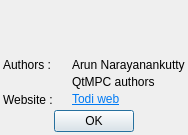
<?xml version="1.0" encoding="UTF-8"?>
<ui version="4.0">
 <author>Sander Knopper</author>
 <class>AboutDialog</class>
 <widget class="QDialog" name="AboutDialog">
  <property name="geometry">
   <rect>
    <x>0</x>
    <y>0</y>
    <width>188</width>
    <height>135</height>
   </rect>
  </property>
  <property name="windowTitle">
   <string>About</string>
  </property>
  <layout class="QVBoxLayout">
   <property name="spacing">
    <number>3</number>
   </property>
   <property name="leftMargin">
    <number>3</number>
   </property>
   <property name="topMargin">
    <number>3</number>
   </property>
   <property name="rightMargin">
    <number>3</number>
   </property>
   <property name="bottomMargin">
    <number>3</number>
   </property>
   <item>
    <layout class="QHBoxLayout">
     <property name="bottomMargin">
      <number>3</number>
     </property>
     <item>
      <widget class="QLabel" name="logoLabel">
       <property name="sizePolicy">
        <sizepolicy hsizetype="Preferred" vsizetype="Preferred">
         <horstretch>1</horstretch>
         <verstretch>0</verstretch>
        </sizepolicy>
       </property>
       <property name="text">
        <string/>
       </property>
       <property name="pixmap">
        <pixmap>:/images/icon.svg</pixmap>
       </property>
      </widget>
     </item>
     <item>
      <widget class="QLabel" name="titleLabel">
       <property name="sizePolicy">
        <sizepolicy hsizetype="Preferred" vsizetype="Preferred">
         <horstretch>2</horstretch>
         <verstretch>0</verstretch>
        </sizepolicy>
       </property>
       <property name="font">
        <font>
         <pointsize>16</pointsize>
         <weight>75</weight>
         <bold>true</bold>
        </font>
       </property>
      </widget>
     </item>
    </layout>
   </item>
   <item>
    <layout class="QGridLayout">
     <item row="0" column="0">
      <widget class="QLabel" name="label_2">
       <property name="text">
        <string>Authors :</string>
       </property>
      </widget>
     </item>
     <item row="0" column="1">
      <widget class="QLabel" name="mainAuthorLabel">
       <property name="text">
        <string>Arun Narayanankutty</string>
       </property>
      </widget>
     </item>
     <item row="1" column="1">
      <widget class="QLabel" name="OtherAuthorlabel">
       <property name="text">
        <string>QtMPC authors</string>
       </property>
      </widget>
     </item>
     <item row="2" column="0">
      <widget class="QLabel" name="websiteLabel">
       <property name="text">
        <string>Website :</string>
       </property>
      </widget>
     </item>
     <item row="2" column="1">
      <widget class="QLabel" name="websiteUrlLabel">
       <property name="text">
        <string>&lt;html&gt;&lt;head/&gt;&lt;body&gt;&lt;p&gt;&lt;a href=&quot;https://narunlifescience.github.io/Todi/&quot;&gt;&lt;span style=&quot; text-decoration: underline; color:#007af4;&quot;&gt;Todi web&lt;/span&gt;&lt;/a&gt;&lt;/p&gt;&lt;/body&gt;&lt;/html&gt;</string>
       </property>
       <property name="openExternalLinks">
        <bool>true</bool>
       </property>
      </widget>
     </item>
    </layout>
   </item>
   <item>
    <widget class="QDialogButtonBox" name="buttonBox">
     <property name="standardButtons">
      <set>QDialogButtonBox::Ok</set>
     </property>
     <property name="centerButtons">
      <bool>true</bool>
     </property>
    </widget>
   </item>
  </layout>
 </widget>
 <resources/>
 <connections>
  <connection>
   <sender>buttonBox</sender>
   <signal>accepted()</signal>
   <receiver>AboutDialog</receiver>
   <slot>accept()</slot>
   <hints>
    <hint type="sourcelabel">
     <x>248</x>
     <y>254</y>
    </hint>
    <hint type="destinationlabel">
     <x>157</x>
     <y>274</y>
    </hint>
   </hints>
  </connection>
  <connection>
   <sender>buttonBox</sender>
   <signal>rejected()</signal>
   <receiver>AboutDialog</receiver>
   <slot>reject()</slot>
   <hints>
    <hint type="sourcelabel">
     <x>316</x>
     <y>260</y>
    </hint>
    <hint type="destinationlabel">
     <x>286</x>
     <y>274</y>
    </hint>
   </hints>
  </connection>
 </connections>
</ui>
